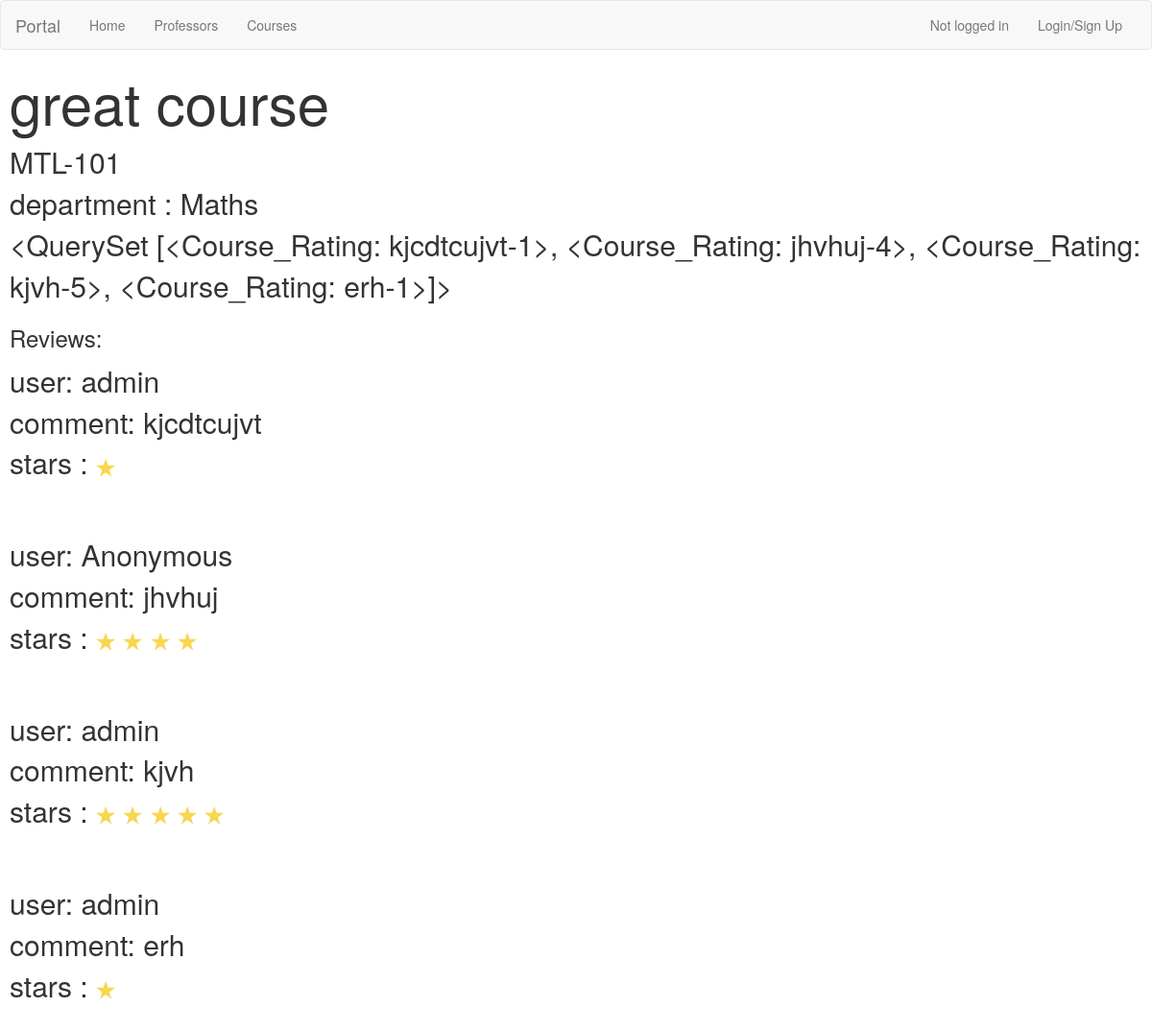
The page /courses/1/ on the database its author committed.
### courses/models.py (models this page shows, shortened)
class Course(models.Model):
    name = models.CharField(max_length=100)
    department = models.CharField(max_length=100)

class Course_Rating(models.Model):
    comment = models.CharField(max_length=1000)
    stars = models.IntegerField(default=1,validators=[MaxValueValidator(5), MinValueValidator(1)])
    course = models.ForeignKey(Course, on_delete=models.CASCADE)
    user = models.ForeignKey(User,default=None,on_delete=models.CASCADE)
    postAnonymously = models.BooleanField(default=False)
    def __str__(self):
        return str(self.comment) + '-' + str(self.stars)

### courses/views.py (the view)
# urls.py: url(r'^(?P<pk>[0-9]+)/$', views.DetailView.as_view(), name='detail'),
class DetailView(generic.DetailView):
    model = Course
    template_name = 'courses/details.html'
    context_object_name = 'course'

### courses/templates/courses/details.html (shortened to what this page needs)
{% extends 'root/base.html' %}
{% block body %}
<h2>great course</h2>
<p>
    {{ course.name}}<br>
    department : {{course.department}}<br>
    {{ course.course_rating_set.all }}<br>
</p>
<h3>Reviews:</h3>
{% for rating in course.course_rating_set.all %}
    <p> user:
        {% if rating.postAnonymously and not request.user.is_superuser %}
            Anonymous
        {% else %}
            {{ rating.user.username }}
        {% endif %}<br>
        comment: {{ rating.comment }}
        <br>
        stars :
        {% for _ in ''|center:rating.stars %}
            <img id ="star" height="20px" width="20px">
        {% endfor %}<br>
        <br>
    </p>
{% endfor %}
{% endblock %}

### root/templates/root/base.html (style rules this page uses)
p { font-size:30px; }
h2 { font-size:60px; }

### rows shown on the page
Course: name "MTL-101", department "Maths", course_rating_set.all "<QuerySet [<Course_Rating: kjcdtcujvt-1>, <Course_Rating: jhvhuj-4>, <Course_Rating: kjvh-5>, <Course_Rating: erh-1>]>"
Course_Rating: user.username "admin", comment "kjcdtcujvt"
Course_Rating: postAnonymously "Anonymous", comment "jhvhuj"
Course_Rating: user.username "admin", comment "kjvh"
Course_Rating: user.username "admin", comment "erh"
